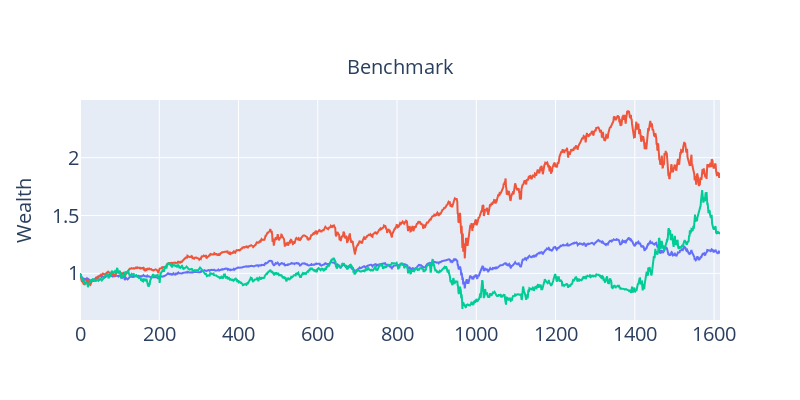

Here is the notebook cell this chart was saved with:
### Code cell
fig = go.Figure()

fig.add_trace(go.Scatter(y=wealth_df["Indices equal"], mode = "lines"))
fig.add_trace(go.Scatter(y=wealth_df["S&P100"], mode = "lines"))
fig.add_trace(go.Scatter(y=wealth_df["MaxRetTra"], mode = "lines"))

fig.update_xaxes(tickfont = dict(size=20))

fig.update_yaxes(title_text = "Wealth",
                title_font = dict(size=20),
                tickfont = dict(size=20)
                 )

fig.update_layout(title=dict(text="Benchmark", x=0.5, y=0.85, font=dict(size=20)),
                  showlegend=False,
                  width=800, height=400,
                  )

fig.show()

### Figure 1 — Plotly figure (JSON) as saved in the notebook; plotly's stock layout.template omitted (floating-point values rounded to 4 significant figures; data arrays with more than 128 entries replaced by an {"elided": "..."} marker saying what was removed)
{"data": [{"mode": "lines", "type": "scatter", "y": {"elided": "1616 float values"}}, {"mode": "lines", "type": "scatter", "y": {"elided": "1616 float values"}}, {"mode": "lines", "type": "scatter", "y": {"elided": "1616 float values"}}], "layout": {"height": 400, "showlegend": false, "title": {"font": {"size": 20}, "text": "Benchmark", "x": 0.5, "y": 0.85}, "width": 800, "xaxis": {"tickfont": {"size": 20}}, "yaxis": {"tickfont": {"size": 20}, "title": {"font": {"size": 20}, "text": "Wealth"}}}}
